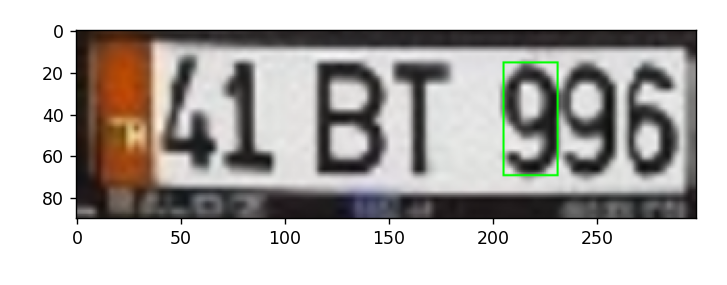
#> input picture Ekran görüntüsü 2023-07-07 003351.png, 727 x 285 px
$ python -i alg1_plaka_tespit.py   (imports and definitions only)
#> lines starting #> are read from the running program, lines starting #| are printed output that depends on the picture; after the words box and inside, x2 and y2 are one past the last pixel; in counts of white or black regions, pixels touching at a corner belong together; long printed decimals are rounded
#> further down, picture is the input picture: shape (285, 727, 3); mean B, G, R 179.6, 182.4, 185.5
import os
import cv2
import matplotlib.pyplot as plt
import numpy as np
def plaka_konum_don(img):
    img_bgr = img
    img_gray = cv2.cvtColor(img, cv2.COLOR_BGR2GRAY)
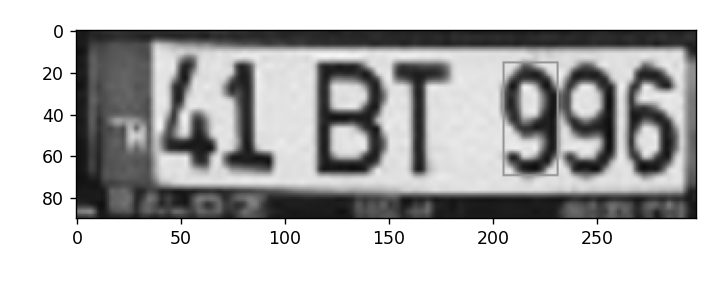
#> img_gray: shape (285, 727); min 0, max 255, mean 183

    # islem resmi ir_img

    ir_img = cv2.medianBlur(img_gray, 5)  # 5x5
    ir_img = cv2.medianBlur(ir_img, 5)  # 5x5

    medyan = np.median(ir_img)
#> medyan = 225

    low = 0.67 * medyan
#> low = 150.8
    high = 1.33 * medyan
#> high = 299.2

    # Jonh f Canny
    kenarlik = cv2.Canny(ir_img, low, high)
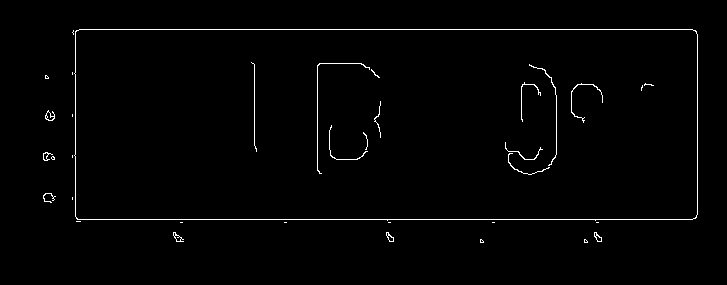
#> kenarlik: shape (285, 727); 1.3% white in thin lines or dots, all inside (x1, y1, x2, y2) = (43, 29, 698, 243)

    # np.ones((3,3),np.uint8) -->
    kenarlik = cv2.dilate(kenarlik, np.ones((3, 3), np.uint8), iterations=1)
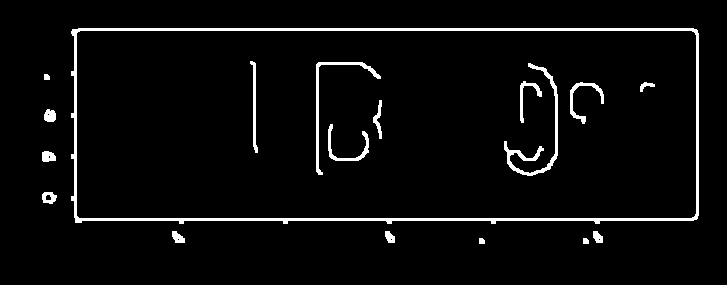
#> kenarlik: shape (285, 727); 4.1% white; 18 white regions

    # cv2.RETR_TREE -> hiyeralsık
    # CHAIN_APPROX_SIMPLE -> kosegenleri aldık, tum pıkseller yerine
    cnt = cv2.findContours(kenarlik, cv2.RETR_TREE, cv2.CHAIN_APPROX_SIMPLE)
#> cnt = 25 contours, 5 with area under 20; largest, box (x1, y1, x2, y2) and area: (71, 28, 699, 224) 119933, (76, 30, 697, 219) 116530, (504, 63, 558, 176) 610, (316, 62, 381, 175) 401, (328, 124, 369, 161) 232
    cnt = cnt[0]
    cnt = sorted(cnt, key=cv2.contourArea, reverse=True)

    H, W = 500, 500
    plaka = None

    for c in cnt:
        rect = cv2.minAreaRect(c)  # dikdortgen yapıda al (1)
        (x, y), (w, h), r = rect
        if (w > h and w > h * 2) or (h > w and h > w * 2):  # oran en az 2 (2)
            box = cv2.boxPoints(rect)  # [[12,13],[25,13],[20,13],[13,45]]
            box = np.int64(box)

            minx = np.min(box[:, 0])
            miny = np.min(box[:, 1])
            maxx = np.max(box[:, 0])
            maxy = np.max(box[:, 1])

            muh_plaka = img_gray[miny:maxy, minx:maxx].copy()
            muh_medyan = np.median(muh_plaka)

            kon1 = muh_medyan > 84 and muh_medyan < 200  # yogunluk kontrolu (3)
            kon2 = h < 50 and w < 150  # sınır kontrolu (4)
            kon3 = w < 50 and h < 150  # sınır kontrolu (4)

            print(f"muh_plaka medyan:{muh_medyan} genislik: {w} yukseklik:{h}")

            kon = False
            if (kon1 and (kon2 or kon3)):
                # plaka'dır

                # cv2.drawContours(img,[box],0,(0,255,0),2)
                plaka = [int(i) for i in [minx, miny, w, h]]  # x,y,w,h
                kon = True
            else:
                # plaka değidir
                # cv2.drawContours(img,[box],0,(0,0,255),2)
                pass
            if (kon):
                return plaka
#> this loop made 7 passes
#> (x, y, w, h, r, box, minx, miny) on pass 7: (253.5, 106.5, 5, 91.14, -1.36, [[252, 152], [249, 61], [254, 60], [257, 151]], 249, 60)
#> (x, y, w, h, r, box, minx, miny) on passes 1 to 3: (384.5, 125.5, 195, 627, -90, [[698, 223], [71, 223], [71, 28], [698, 28]], 71, 28), (386, 124, 188, 620, -90, [[696, 218], [76, 218], [76, 30], [696, 30]], 76, 30), (530.5, 119, 112, 53, -90, [[556, 174], [503, 174], [503, 63], [556, 63]], 503, 63)
#| muh_plaka medyan:132.0 genislik: 195.0 yukseklik:627.0
#| muh_plaka medyan:123.0 genislik: 188.0 yukseklik:620.0
#| muh_plaka medyan:108.0 genislik: 112.000 yukseklik:53.000
#| muh_plaka medyan:120.5 genislik: 4.999 yukseklik:91.141
#> pass 1, in plaka_konum_don, `muh_plaka = img_gray[miny:maxy, minx:maxx].copy()`:
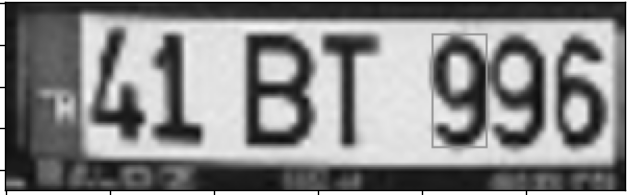
#> muh_plaka: shape (195, 627); min 0, max 255, mean 135.2
#> pass 2, in plaka_konum_don, `muh_plaka = img_gray[miny:maxy, minx:maxx].copy()`:
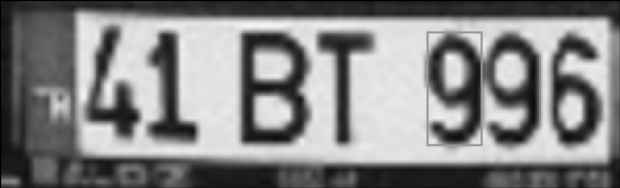
#> muh_plaka: shape (188, 620); min 0, max 246, mean 132
#> pass 3, in plaka_konum_don, `muh_plaka = img_gray[miny:maxy, minx:maxx].copy()`:
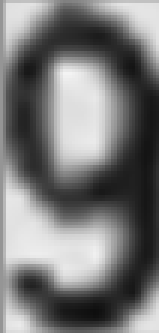
#> muh_plaka: shape (111, 53) (shown 3 times larger); min 14, max 243, mean 120.1
    return []

>>> import cv2
>>> picture = cv2.imread('Ekran görüntüsü 2023-07-07 003351.png')
>>> result = plaka_konum_don(picture)
#> result = [249, 60, 4, 91]

$ run again, on Ekran görüntüsü 2023-07-07 003409.png
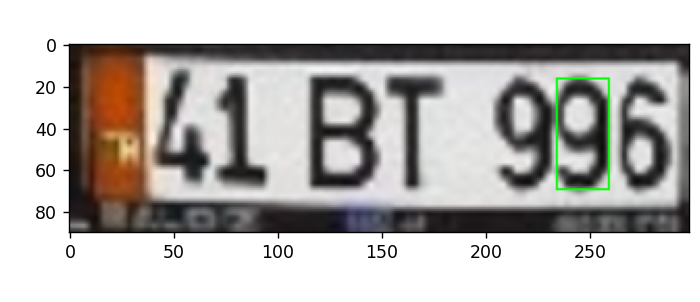
#> input picture Ekran görüntüsü 2023-07-07 003409.png, 700 x 302 px
#> picture is the input picture: shape (302, 700, 3); mean B, G, R 181.1, 183.8, 186.9
#> medyan = 225
#> low = 150.8
#> high = 299.2
#> in plaka_konum_don, `kenarlik = cv2.dilate(kenarlik, np.ones((3, 3), np.uint8), iterations=1)`:
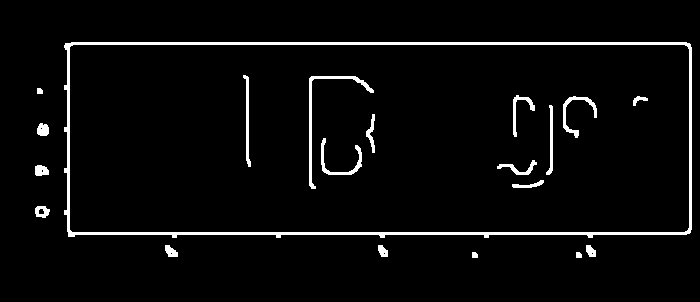
#> kenarlik: shape (302, 700); 3.9% white; 20 white regions
#> cnt = 27 contours, 5 with area under 20; largest, box (x1, y1, x2, y2) and area: (64, 42, 692, 238) 119933, (69, 44, 690, 233) 116530, (309, 76, 374, 189) 401, (321, 138, 362, 175) 232, (563, 96, 597, 138) 230
#> the loop in plaka_konum_don, `for c in cnt:` made 6 passes
#> (x, y, w, h, r, box, minx, miny) on pass 6: (246.5, 120.5, 5, 91.14, -1.36, [[245, 166], [242, 75], [247, 74], [250, 165]], 242, 74)
#> (printed output is left out)
#> pass 2, in plaka_konum_don, `muh_plaka = img_gray[miny:maxy, minx:maxx].copy()`:
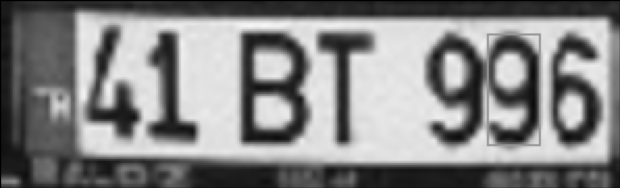
#> muh_plaka: shape (188, 620); min 0, max 246, mean 132
#> result = [242, 74, 4, 91]

$ run again, on Ekran görüntüsü 2023-07-07 003430.png
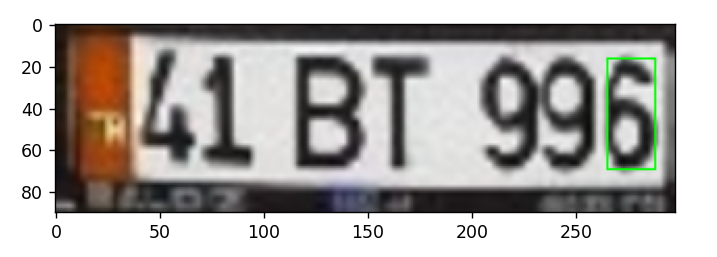
#> input picture Ekran görüntüsü 2023-07-07 003430.png, 717 x 257 px
#> picture is the input picture: shape (257, 717, 3); mean B, G, R 170.2, 173.3, 176.9
#> medyan = 221
#> low = 148.1
#> high = 293.9
#> in plaka_konum_don, `kenarlik = cv2.dilate(kenarlik, np.ones((3, 3), np.uint8), iterations=1)`:
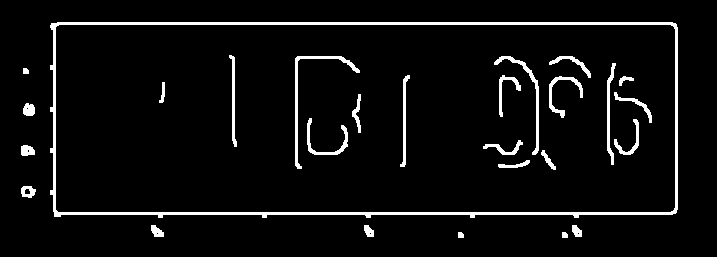
#> kenarlik: shape (257, 717); 5.4% white; 27 white regions
#> cnt = 34 contours, 5 with area under 20; largest, box (x1, y1, x2, y2) and area: (50, 22, 678, 218) 119933, (55, 24, 676, 213) 116530, (295, 56, 360, 169) 401, (494, 56, 539, 155) 325, (307, 118, 348, 155) 232
#> the loop in plaka_konum_don, `for c in cnt:` made 4 passes
#> (x, y, w, h, r, box, minx, miny) on pass 4: (527.7, 100.9, 33.39, 103.5, -22.89, [[532, 155], [492, 59], [522, 46], [563, 142]], 492, 46)
#> (printed output is left out)
#> after the loop in plaka_konum_don, `for c in cnt:`:
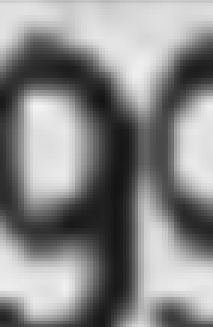
#> muh_plaka: shape (109, 71) (shown 3 times larger); min 20, max 243, mean 137.4
#> result = [492, 46, 33, 103]
